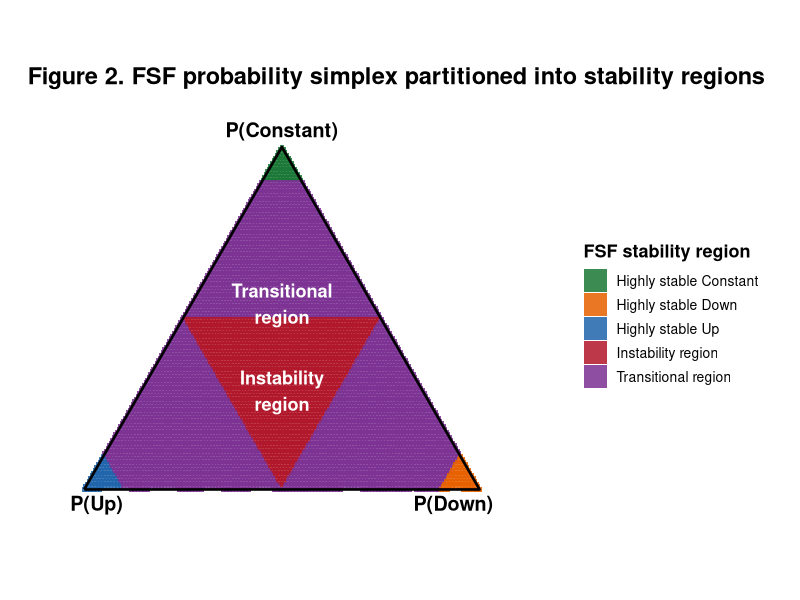
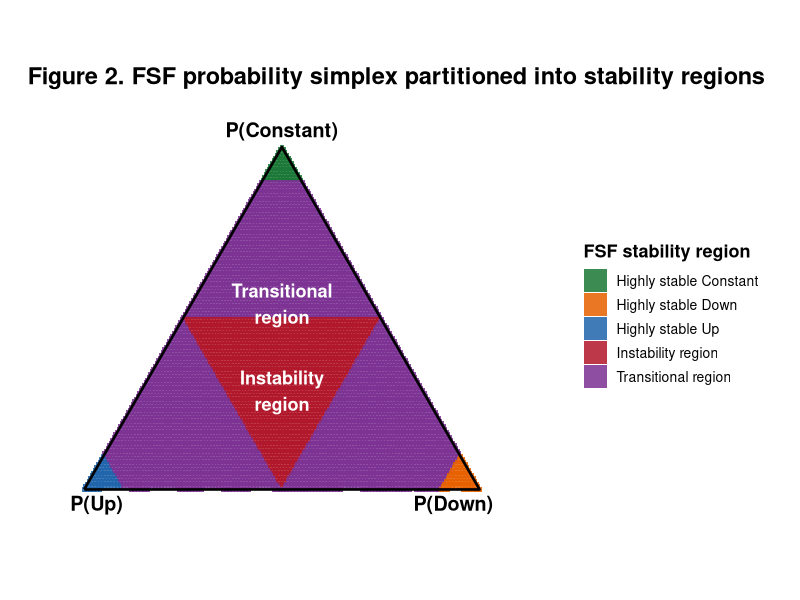

Write the R code that produced these figures, in order.
#!/usr/bin/env Rscript

suppressPackageStartupMessages({
  library(ggplot2)
  library(dplyr)
  library(tibble)
})

ROOT <- "/media/saji/5E06441D0643F5152/FSF_SIGNAL_STRATIFICATION"
OUT  <- file.path(ROOT, "results/manuscript/figures/main")
dir.create(OUT, recursive = TRUE, showWarnings = FALSE)

ternary_xy <- function(p_up, p_down, p_const) {
  tibble(
    x = p_down + 0.5 * p_const,
    y = p_const * sqrt(3) / 2
  )
}

grid <- expand.grid(
  p_up = seq(0, 1, by = 0.008),
  p_down = seq(0, 1, by = 0.008)
) %>%
  mutate(p_const = 1 - p_up - p_down) %>%
  filter(p_const >= 0) %>%
  mutate(
    SSI = pmax(p_up, p_down, p_const),
    dominant_state = case_when(
      p_up >= p_down & p_up >= p_const ~ "Up",
      p_down >= p_up & p_down >= p_const ~ "Down",
      p_const >= p_up & p_const >= p_down ~ "Constant"
    ),
    fsf_region = case_when(
      SSI >= 0.90 & dominant_state == "Up" ~ "Highly stable Up",
      SSI >= 0.90 & dominant_state == "Down" ~ "Highly stable Down",
      SSI >= 0.90 & dominant_state == "Constant" ~ "Highly stable Constant",
      SSI < 0.50 ~ "Instability region",
      TRUE ~ "Transitional region"
    )
  ) %>%
  bind_cols(ternary_xy(.$p_up, .$p_down, .$p_const))

boundary <- tibble(
  p_up = c(1, 0, 0, 1),
  p_down = c(0, 1, 0, 0),
  p_const = c(0, 0, 1, 0)
) %>%
  bind_cols(ternary_xy(.$p_up, .$p_down, .$p_const))

make_line <- function(type, value) {
  s <- seq(0, 1 - value, by = 0.01)

  if (type == "up") {
    df <- tibble(p_up = value, p_down = s, p_const = 1 - value - s)
  } else if (type == "down") {
    df <- tibble(p_down = value, p_up = s, p_const = 1 - value - s)
  } else {
    df <- tibble(p_const = value, p_up = s, p_down = 1 - value - s)
  }

  bind_cols(df, ternary_xy(df$p_up, df$p_down, df$p_const))
}

guides <- bind_rows(
  lapply(c(0.25, 0.50, 0.75, 0.90), \(v) make_line("up", v)),
  lapply(c(0.25, 0.50, 0.75, 0.90), \(v) make_line("down", v)),
  lapply(c(0.25, 0.50, 0.75, 0.90), \(v) make_line("const", v))
)

colors <- c(
  "Highly stable Up" = "#2166AC",
  "Highly stable Constant" = "#1B7837",
  "Highly stable Down" = "#E66101",
  "Transitional region" = "#7B3294",
  "Instability region" = "#B2182B"
)

p <- ggplot() +
  geom_tile(
    data = grid %>% filter(fsf_region %in% names(colors)),
    aes(x = x, y = y, fill = fsf_region),
    width = 0.012,
    height = 0.012,
    alpha = 0.86
  ) +
  geom_path(
    data = guides,
    aes(
      x = x,
      y = y,
      group = interaction(round(p_up, 2), round(p_down, 2), round(p_const, 2))
    ),
    color = "grey82",
    linewidth = 0.18,
    alpha = 0.60
  ) +
  geom_path(
    data = boundary,
    aes(x = x, y = y),
    linewidth = 0.90,
    color = "black"
  ) +
  annotate("text", x = 0.50, y = 0.91, label = "P(Constant)", size = 5, fontface = "bold") +
  annotate("text", x = -0.035, y = -0.035, label = "P(Up)", size = 5, fontface = "bold", hjust = 0) +
  annotate("text", x = 1.035, y = -0.035, label = "P(Down)", size = 5, fontface = "bold", hjust = 1) +
  annotate(
    "text",
    x = 0.50,
    y = 0.47,
    label = "Transitional\nregion",
    size = 4.6,
    color = "white",
    fontface = "bold"
  ) +
  annotate(
    "text",
    x = 0.50,
    y = 0.25,
    label = "Instability\nregion",
    size = 4.6,
    color = "white",
    fontface = "bold"
  ) +
  scale_fill_manual(values = colors, name = "FSF stability region") +
  coord_equal(
    xlim = c(-0.08, 1.18),
    ylim = c(-0.08, 0.96),
    clip = "off"
  ) +
  labs(
    title = "Figure 2. FSF probability simplex partitioned into stability regions",
    x = NULL,
    y = NULL
  ) +
  theme_void(base_size = 13) +
  theme(
    plot.title = element_text(face = "bold", hjust = 0, size = 17),
    legend.position = "right",
    legend.title = element_text(face = "bold"),
    legend.text = element_text(size = 10),
    plot.margin = margin(20, 30, 20, 20)
  )

ggsave(
  file.path(OUT, "Figure2_FSF_probability_simplex_regions.pdf"),
  p,
  width = 9.5,
  height = 7
)

ggsave(
  file.path(OUT, "Figure2_FSF_probability_simplex_regions.png"),
  p,
  width = 9.5,
  height = 7,
  dpi = 300
)

cat("Saved Figure2_FSF_probability_simplex_regions.pdf/png\n")
